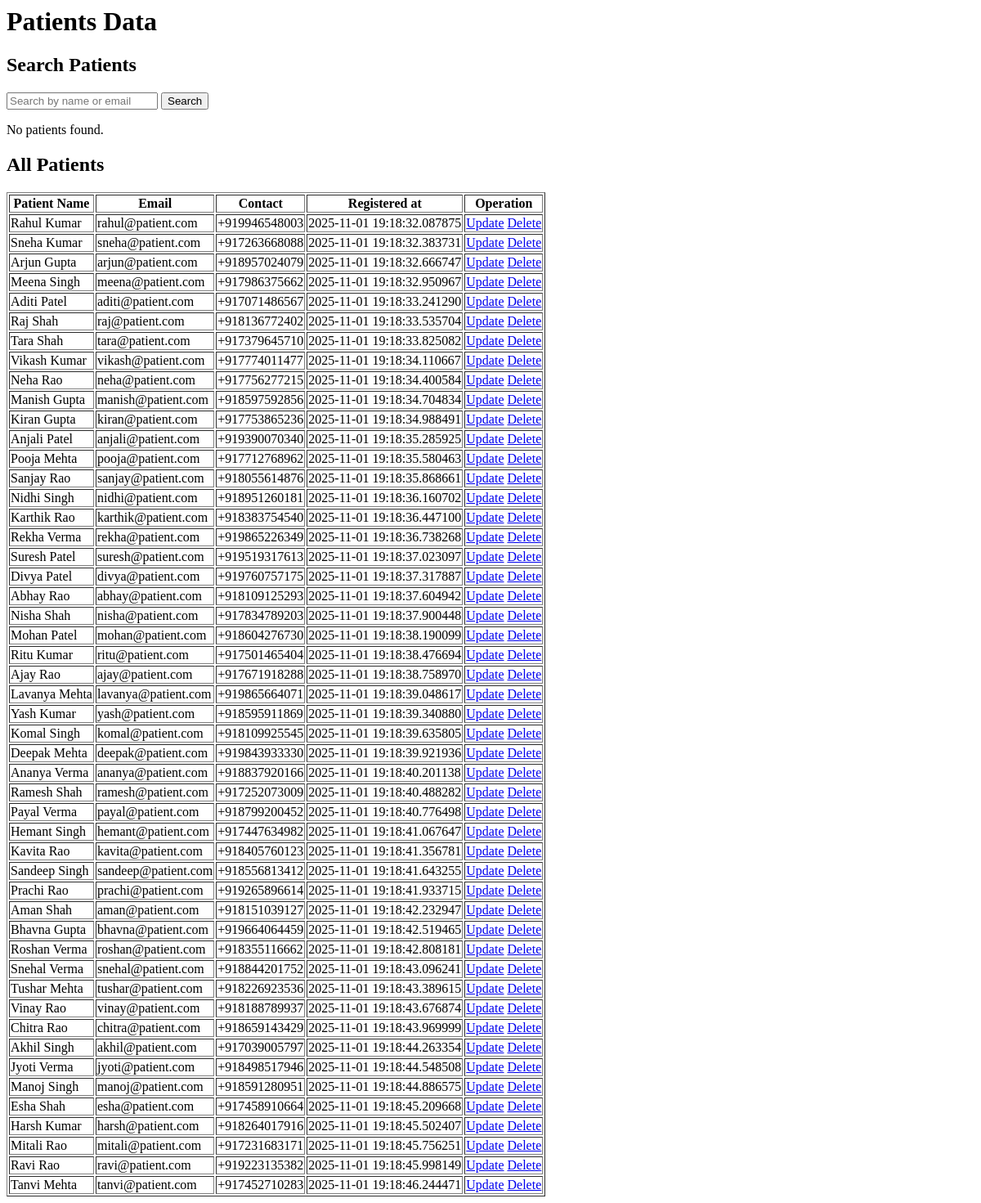
The page /admin/view_patients (signed in) on the database as committed earlier.
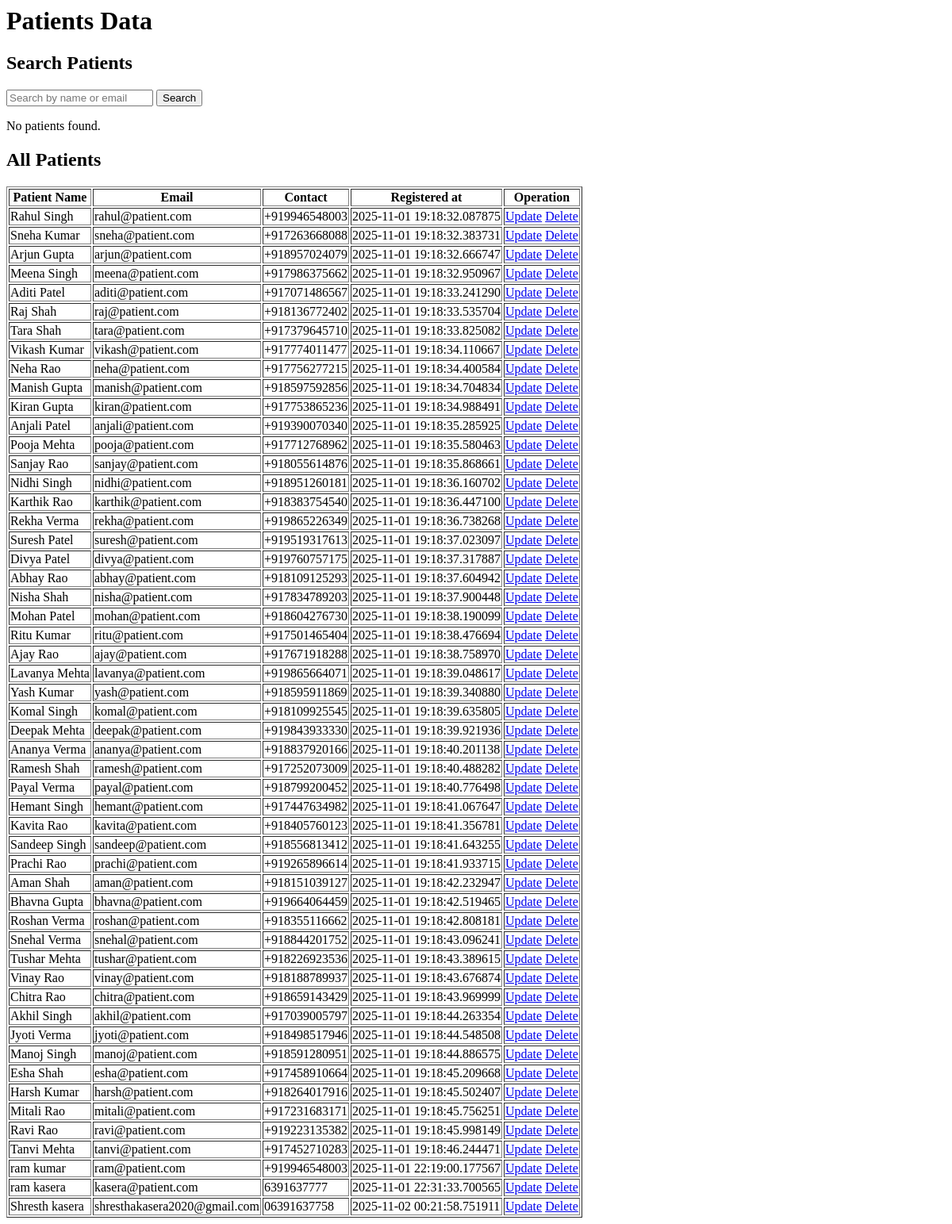
The same page on the database as committed later.
### models.py (models this page shows, shortened)
class User(UserMixin, db.Model):
    __tablename__ = 'users'
    id = db.Column(db.Integer, primary_key=True)
    email = db.Column(db.String(150), unique=True, nullable=False)
    password = db.Column(db.String(200), nullable=False)
    first_name = db.Column(db.String(100), nullable=False)
    last_name = db.Column(db.String(100), nullable=False)
    created_at = db.Column(db.DateTime, default=datetime.utcnow)
    role = db.Column(db.String(20), nullable=False)
    contact_number = db.Column(db.String(100), nullable=True)
    gender = db.Column(db.String(10), nullable=True)
    dob = db.Column(db.Date, nullable=True)
    address = db.Column(db.String(255), nullable=True)
    patient_appointments = db.relationship('Appointment', foreign_keys='Appointment.patient_id', back_populates='patient', lazy=True)
    qualification = db.Column(db.String(200))
    specialization_id = db.Column(db.Integer, db.ForeignKey('departments.id'), nullable=True)
    specialization = db.relationship('Department', back_populates='doctors')
    doctor_appointments = db.relationship('Appointment', foreign_keys='Appointment.doctor_id', back_populates='doctor', lazy=True)

### routes/admin.py (the view)
@admin.route('/view_patients')
@login_required
def view_patients():
    check_user_role('admin')
    patients = User.query.filter_by(role='patient').all()
    return render_template('admin/patient/patients.html', patients=patients)

### app.py (called while the page is built)
def create_app():
    app = Flask(__name__)
    app.secret_key = 'app_secret_key'
    app.config['SQLALCHEMY_DATABASE_URI'] = 'sqlite:///hospital.db'
    db.init_app(app)
    bcrypt.init_app(app)
    login_manager.init_app(app)
    login_manager.login_view = 'auth.login'
    @login_manager.user_loader
    def load_user(user_id):
        return User.query.get(int(user_id))
    app.register_blueprint(auth, url_prefix='/auth')
    app.register_blueprint(admin, url_prefix='/admin')
    app.register_blueprint(doctor, url_prefix='/doctor')
    app.register_blueprint(patient, url_prefix='/patient')
    app.register_blueprint(api_bp, url_prefix='/api')
    with app.app_context():
        db.create_all()
        print('Database Created Successfully !!')
    return app

### routes/auth.py (called while the page is built)
def check_user_role(role):
    if current_user.role not in role:
        flash(f'You must be an {role} to view this page.')
        return redirect(url_for('auth.login'))

### templates/admin/patient/patients.html
<h1>Patients Data</h1>
<div class="">
    <h2>Search Patients</h2>
    <form method="get" action="{{ url_for('admin.search_patients') }}">
        <input type="text" name="search" placeholder="Search by name or email" value="{{ query }}">
        <button type="submit">Search</button>
    </form>
    {% if results %}
    <table>
        <thead>
            <tr>
                <th>Name</th>
                <th>Email</th>
                <th>Contact</th>
            </tr>
        </thead>
        <tbody>
            {% for patient in results %}
            <tr>
                <td>{{ patient.first_name }} {{ patient.last_name }}</td>
                <td>{{ patient.email }}</td>
                <td>{{ patient.contact_number }}</td>
            </tr>
            {% endfor %}
        </tbody>
    </table>
    {% else %}
    <p>No patients found.</p>
    {% endif %}
    <h2>All Patients</h2>
    <table border="solid">
        <thead>
            <tr>
                <th>Patient Name</th>
                <th>Email</th>
                <th>Contact</th>
                <th>Registered at</th>
                <th>Operation</th>
            </tr>
        </thead>
        <tbody>
            {% for patient in patients %}
            <tr>
                <td>{{ patient.first_name }} {{ patient.last_name }}</td>
                <td>{{ patient.email }}</td>
                <td>{{ patient.contact_number }}</td>
                <td>{{ patient.created_at }}</td>
                <td>
                    <a href="{{ url_for('admin.update_patient', id=patient.id) }}">Update</a>
                    <a href="{{ url_for('admin.delete_patient', id=patient.id) }}">Delete</a>
                </td>
            </tr>
            {% endfor %}
        </tbody>
    </table>
</div>

Rows that differ between the two databases and show on the page:
changed User "Rahul": last_name "Kumar" → "Singh"
added User: first_name "ram", last_name "kumar", email "ram@patient.com", contact_number "+919946548003", created_at "2025-11-01 22:19:00.177567"
added User: first_name "ram", last_name "kasera", email "kasera@patient.com", contact_number "6391637777", created_at "2025-11-01 22:31:33.700565"
added User: first_name "Shresth", last_name "kasera", email "shresthakasera2020@gmail.com", contact_number "06391637758", created_at "2025-11-02 00:21:58.751911"
